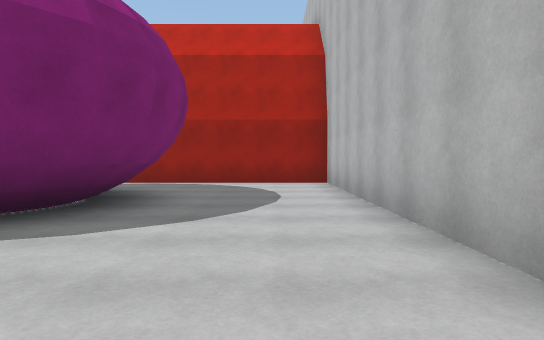
View 1 (above)

24 first-person views from a walk through a 3-D level made in the Unity game engine. The camera is 1.3 m above the floor, tilts 2° down and sees 75° across. The floor is counted in squares, 2 m on a side. Each view is taken from the middle of a square. On the plan, view 1 faces up. The plan holds only what a view shows up to about 10 squares ahead; the rest is blank. The place goes on beyond the plan. Surface patterns are stand-ins for the level's own textures.

View 2
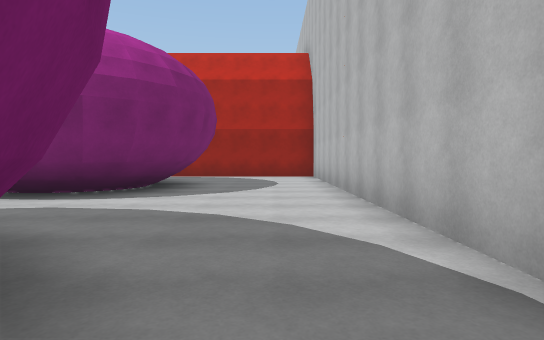

View 3
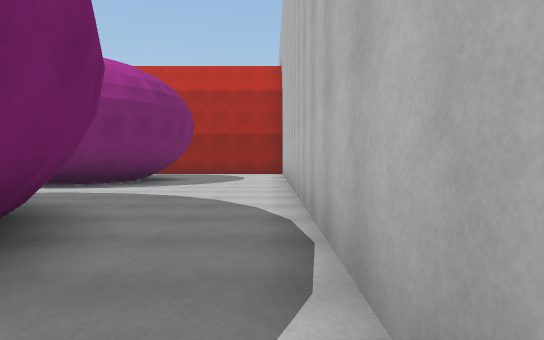

View 4
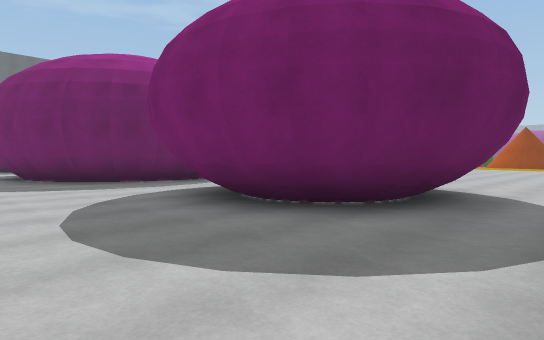

View 5
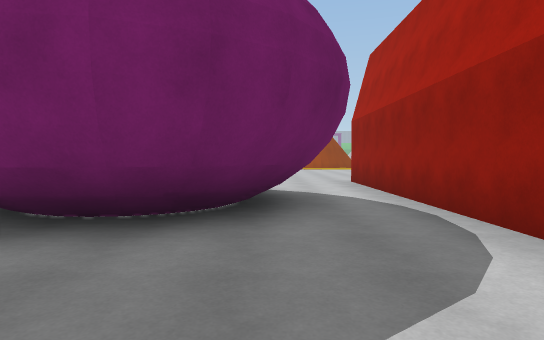

View 6
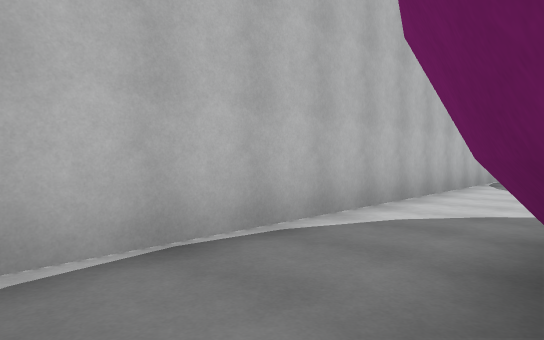

View 7
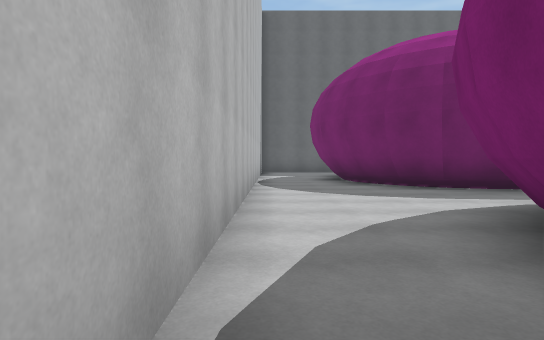

View 8
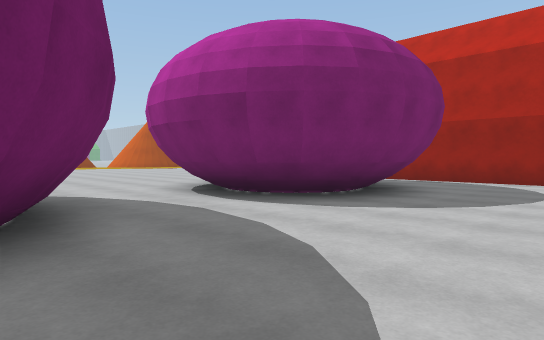

View 9
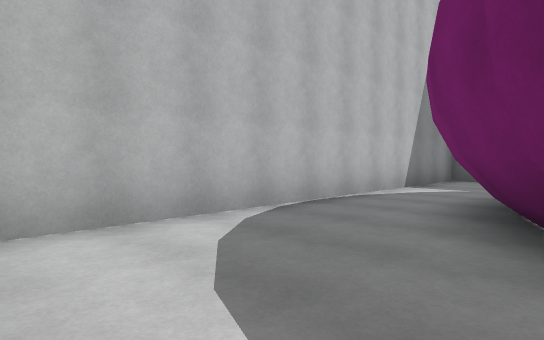

View 10
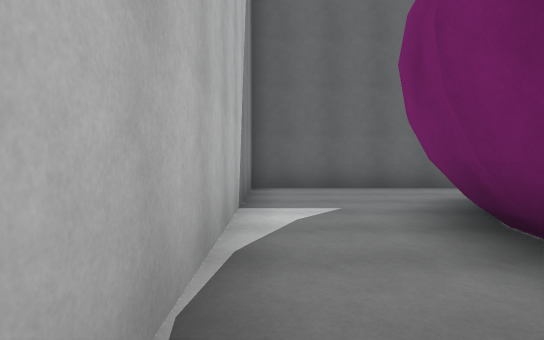

View 11
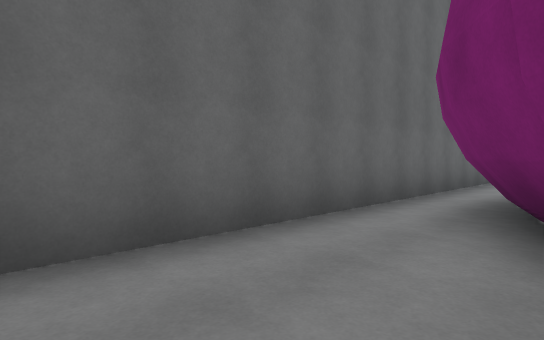

View 12
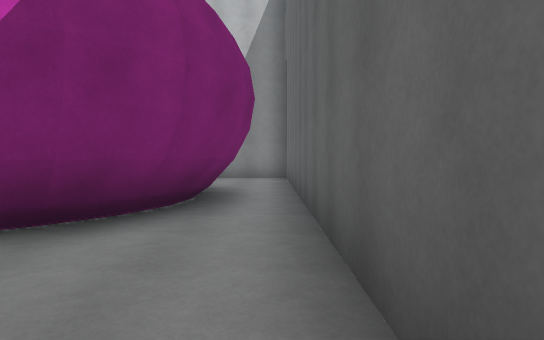

View 13
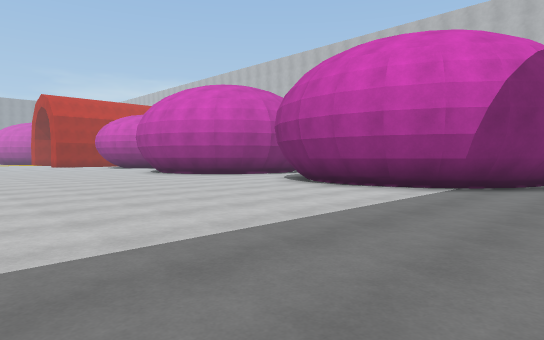

View 14
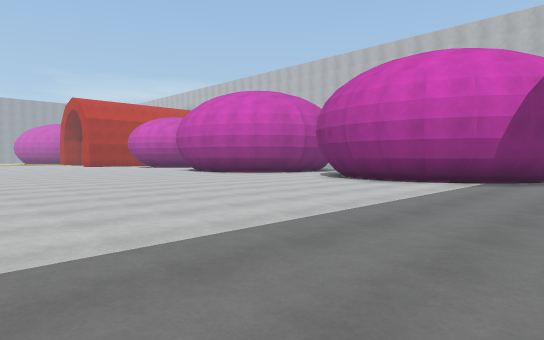

View 15
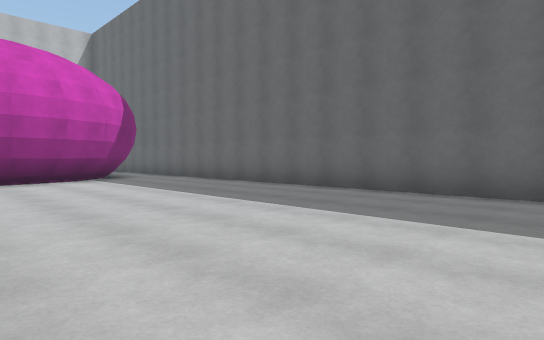

View 16
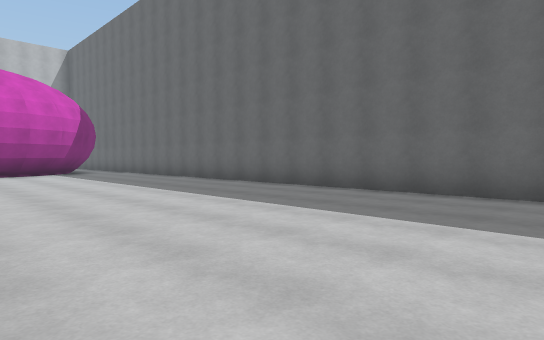

View 17
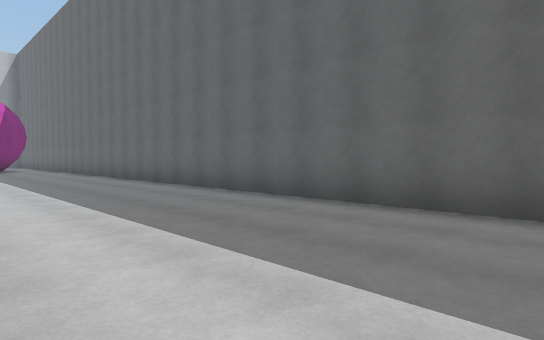

View 18
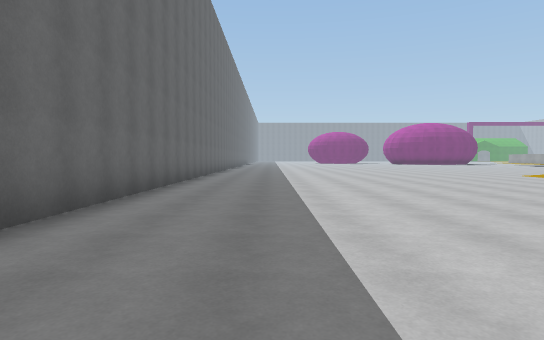

View 19
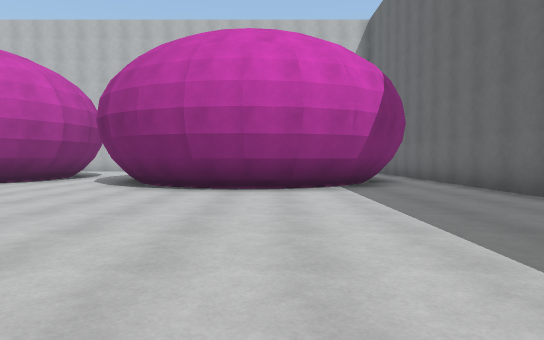

View 20
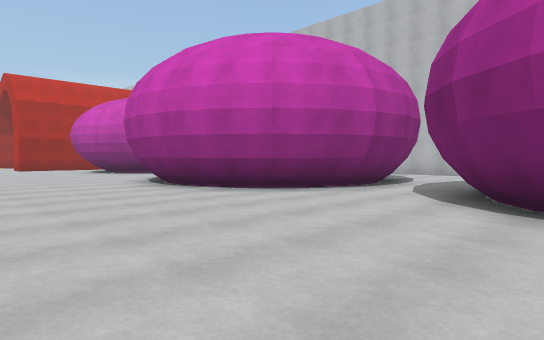

View 21
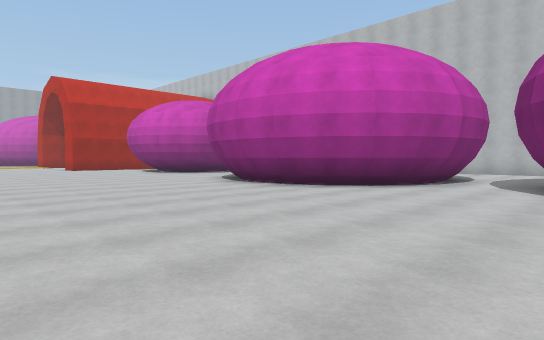

View 22
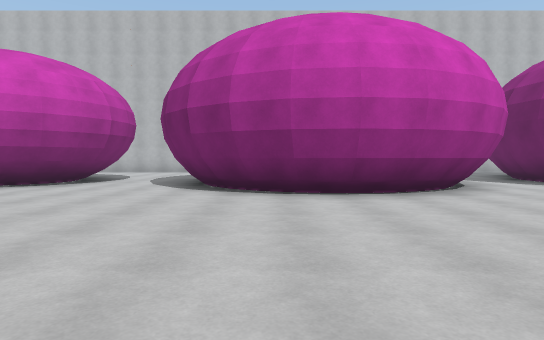

View 23
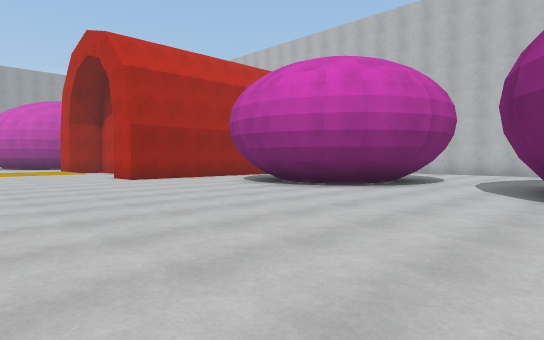

View 24
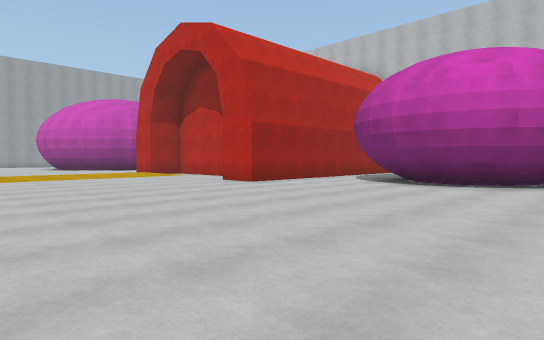

### Floor plan
Key: @ floor where view 1 was taken; # wall or solid block; . main floor; : floor 0.25 m higher than the main floor; / step, stairs or slope; O other object.
Columns run from 29 left of view 1 to 2 right of it. Each row starts with its distance up from view 1.
 13                :::
 12                ////
 11                .....
 10                ......###########
  9                ................#
  8                ................#
  7                ........OOOO....#
  6               ........OO OOO...#
  5               ........OO  OO...#
  4               ........OOOOOO...#
  3               .........OOOO....#
  2               .................#
  1                 ...............#
  0                 .......####..@.#
 -1                 ......##  ##...#
 -2                ......##    ##..#
 -3                 .....#      #..#
 -4                 .....#      #..#
 -5                 .....##     #..#
 -6               ........##    ...#
 -7              ..........####....#
 -8 ..           ..................#
 -9 ....         ..........####....#
-10 .....        .........##  ##...#
-11 ...... ..............##    ##..#
-12 .....................#      #..#
-13 .....................#      #..#
-14 .....................##    ##..#
-15 ......................##  ##...#
-16 .......................####....#
-17 ...............................#
-18 ################################

Where each view was taken, in squares from view 1:
view 1: 0 up, 0 right, facing up
view 2: 3 down, 0 right, facing up
view 3: 5 down, 1 right, facing up
view 4: 9 up, 1 right, facing down-left
view 5: 7 up, 1 right, facing left
view 6: 1 down, 1 left, facing down-right
view 7: 2 down, 1 right, facing down
view 8: 1 down, 1 right, facing up-left
view 9: 7 down, 2 left, facing down-right
view 10: 10 down, 1 right, facing down
view 11: 15 down, 1 right, facing down-left
view 12: 17 down, 10 left, facing right
view 13: 17 down, 15 left, facing up-right
view 14: 17 down, 17 left, facing up-right
view 15: 11 down, 18 left, facing down-right
view 16: 11 down, 22 left, facing down-right
view 17: 13 down, 25 left, facing down-right
view 18: 15 down, 19 left, facing left
view 19: 13 down, 15 left, facing right
view 20: 11 down, 12 left, facing up-right
view 21: 10 down, 14 left, facing up-right
view 22: 2 down, 14 left, facing right
view 23: 1 down, 13 left, facing up-right
view 24: 2 up, 15 left, facing up-right
